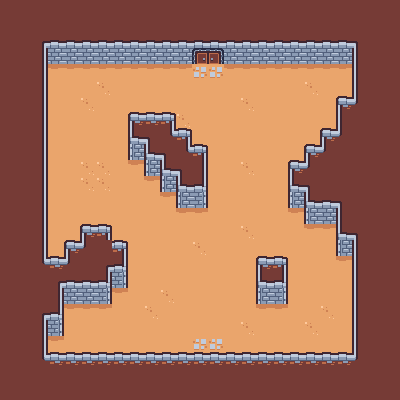

Rendered tile map (Tiled .tmx) drawn with the repository's tilesets; below, a short description and the full map source, tile grids included:
An orthogonal 25x25 tile map with 16x16 px tiles, 2 tile layers (Ground, Boundary).

<map version="1.10" tiledversion="1.11.0" orientation="orthogonal" renderorder="right-down" width="25" height="25" tilewidth="16" tileheight="16" infinite="0" nextlayerid="3" nextobjectid="1">
 <tileset firstgid="1" name="tilemap_packed" tilewidth="16" tileheight="16" tilecount="132" columns="12">
  <image source="tilemap_packed.png" width="192" height="176" />
  <tile id="0">
   <properties>
    <property name="collides" type="bool" value="true" />
    <property name="cost" type="int" value="1000" />
   </properties>
  </tile>
  <tile id="1">
   <properties>
    <property name="collides" type="bool" value="true" />
   </properties>
  </tile>
  <tile id="2">
   <properties>
    <property name="collides" type="bool" value="true" />
   </properties>
  </tile>
  <tile id="3">
   <properties>
    <property name="collides" type="bool" value="true" />
   </properties>
  </tile>
  <tile id="4">
   <properties>
    <property name="collides" type="bool" value="false" />
   </properties>
  </tile>
  <tile id="5">
   <properties>
    <property name="collides" type="bool" value="false" />
   </properties>
  </tile>
  <tile id="6">
   <properties>
    <property name="collides" type="bool" value="true" />
   </properties>
  </tile>
  <tile id="13">
   <properties>
    <property name="collides" type="bool" value="true" />
   </properties>
  </tile>
  <tile id="14">
   <properties>
    <property name="collides" type="bool" value="true" />
   </properties>
  </tile>
  <tile id="15">
   <properties>
    <property name="collides" type="bool" value="true" />
   </properties>
  </tile>
  <tile id="16">
   <properties>
    <property name="collides" type="bool" value="true" />
   </properties>
  </tile>
  <tile id="17">
   <properties>
    <property name="collides" type="bool" value="true" />
   </properties>
  </tile>
  <tile id="18">
   <properties>
    <property name="collides" type="bool" value="true" />
   </properties>
  </tile>
  <tile id="19">
   <properties>
    <property name="collides" type="bool" value="true" />
   </properties>
  </tile>
  <tile id="25">
   <properties>
    <property name="collides" type="bool" value="true" />
   </properties>
  </tile>
  <tile id="26">
   <properties>
    <property name="collides" type="bool" value="false" />
   </properties>
  </tile>
  <tile id="27">
   <properties>
    <property name="collides" type="bool" value="true" />
   </properties>
  </tile>
  <tile id="30">
   <properties>
    <property name="cost" type="int" value="1" />
   </properties>
  </tile>
  <tile id="40">
   <properties>
    <property name="collides" type="bool" value="true" />
   </properties>
  </tile>
  <tile id="42">
   <properties>
    <property name="cost" type="int" value="1" />
   </properties>
  </tile>
  <tile id="46">
   <properties>
    <property name="collides" type="bool" value="true" />
   </properties>
  </tile>
  <tile id="47">
   <properties>
    <property name="collides" type="bool" value="true" />
   </properties>
  </tile>
  <tile id="48">
   <properties>
    <property name="cost" type="int" value="1" />
   </properties>
  </tile>
  <tile id="49">
   <properties>
    <property name="cost" type="int" value="1" />
   </properties>
  </tile>
  <tile id="50">
   <properties>
    <property name="cost" type="int" value="1" />
   </properties>
  </tile>
  <tile id="51">
   <properties>
    <property name="cost" type="int" value="1" />
   </properties>
  </tile>
  <tile id="52">
   <properties>
    <property name="cost" type="int" value="1" />
   </properties>
  </tile>
  <tile id="53">
   <properties>
    <property name="cost" type="int" value="1" />
   </properties>
  </tile>
  <tile id="57">
   <properties>
    <property name="collides" type="bool" value="true" />
   </properties>
  </tile>
  <tile id="58">
   <properties>
    <property name="collides" type="bool" value="true" />
   </properties>
  </tile>
  <tile id="59">
   <properties>
    <property name="collides" type="bool" value="true" />
   </properties>
  </tile>
 </tileset>
 <layer id="2" name="Ground" width="25" height="25">
  <data encoding="csv">
1,1,1,1,1,1,1,1,1,1,1,1,1,1,1,1,1,1,1,1,1,1,1,1,1,
1,1,1,1,1,1,1,1,1,1,1,1,1,1,1,1,1,1,1,1,1,1,1,1,1,
1,1,1,1,1,1,1,1,1,1,1,1,1,1,1,1,1,1,1,1,1,1,1,1,1,
1,1,1,1,1,1,1,1,1,1,1,1,1,1,1,1,1,1,1,1,1,1,1,1,1,
1,1,1,51,51,51,51,51,51,51,51,51,43,43,51,51,51,51,51,51,51,51,1,1,1,
1,1,1,49,49,49,50,49,49,49,49,49,49,49,49,49,49,49,49,50,49,49,1,1,1,
1,1,1,49,49,50,49,49,49,49,49,49,49,49,49,50,49,49,49,49,49,49,1,1,1,
1,1,1,49,49,49,49,49,49,49,49,50,49,49,49,49,49,49,49,49,49,1,1,1,1,
1,1,1,49,49,49,49,49,1,1,1,49,49,49,49,49,49,49,49,49,49,1,1,1,1,
1,1,1,49,49,49,49,49,1,1,1,1,49,49,49,49,49,49,49,49,1,1,1,1,1,
1,1,1,49,49,50,50,49,51,1,1,1,1,49,49,50,49,49,49,1,1,1,1,1,1,
1,1,1,49,49,50,50,49,49,51,1,1,1,49,49,49,49,49,1,1,1,1,1,1,1,
1,1,1,49,49,49,49,49,49,49,51,1,1,49,49,49,49,49,1,1,1,1,1,1,1,
1,1,1,49,49,49,49,49,49,49,49,51,51,49,49,49,49,49,51,1,1,1,1,1,1,
1,1,1,49,49,49,49,49,49,49,49,49,49,49,49,50,49,49,49,51,51,1,1,1,1,
1,1,1,49,49,1,1,49,49,49,49,49,50,49,49,49,49,49,49,49,49,1,1,1,1,
1,1,1,49,1,1,1,1,49,49,49,49,49,49,49,49,49,49,49,49,49,51,1,1,1,
1,1,1,1,1,1,1,1,49,49,49,49,49,49,49,49,1,1,49,49,49,49,1,1,1,
1,1,1,1,1,1,1,51,49,49,50,49,49,49,49,49,1,1,49,49,49,49,1,1,1,
1,1,1,1,51,51,51,49,49,50,49,49,49,49,49,49,51,51,49,49,50,49,1,1,1,
1,1,1,1,49,49,49,49,49,49,49,49,49,49,49,50,49,49,49,50,49,49,1,1,1,
1,1,1,51,49,49,49,49,49,49,49,49,43,43,49,49,49,49,49,49,49,49,1,1,1,
1,1,1,49,49,49,49,49,49,49,49,49,49,49,49,49,49,49,49,49,49,49,1,1,1,
1,1,1,1,1,1,1,1,1,1,1,1,1,1,1,1,1,1,1,1,1,1,1,1,1,
1,1,1,1,1,1,1,1,1,1,1,1,1,1,1,1,1,1,1,1,1,1,1,1,1
</data>
 </layer>
 <layer id="1" name="Boundary" width="25" height="25">
  <data encoding="csv">
1,1,1,1,1,1,1,1,1,1,1,1,1,1,1,1,1,1,1,1,1,1,1,1,1,
1,1,1,1,1,1,1,1,1,1,1,1,1,1,1,1,1,1,1,1,1,1,1,1,1,
1,1,2,3,3,3,3,3,3,3,3,3,3,3,3,3,3,3,3,3,3,3,4,1,1,
1,1,14,41,41,41,41,41,41,41,41,41,47,48,41,41,41,41,41,41,41,41,16,1,1,
1,1,14,0,0,0,0,0,0,0,0,0,0,0,0,0,0,0,0,0,0,0,16,1,1,
1,1,14,0,0,0,0,0,0,0,0,0,0,0,0,0,0,0,0,0,0,0,16,1,1,
1,1,14,0,0,0,0,0,0,0,0,0,0,0,0,0,0,0,0,0,0,5,28,1,1,
1,1,14,0,0,0,0,0,5,27,6,0,0,0,0,0,0,0,0,0,0,16,1,1,1,
1,1,14,0,0,0,0,0,17,4,26,6,0,0,0,0,0,0,0,0,5,28,1,1,1,
1,1,14,0,0,0,0,0,58,17,4,26,6,0,0,0,0,0,0,5,28,1,1,1,1,
1,1,14,0,0,0,0,0,0,58,17,4,14,0,0,0,0,0,5,28,1,1,1,1,1,
1,1,14,0,0,0,0,0,0,0,58,17,18,0,0,0,0,0,17,4,1,1,1,1,1,
1,1,14,0,0,0,0,0,0,0,0,58,60,0,0,0,0,0,58,17,3,4,1,1,1,
1,1,14,0,0,0,0,0,0,0,0,0,0,0,0,0,0,0,0,58,41,16,1,1,1,
1,1,14,0,0,5,6,0,0,0,0,0,0,0,0,0,0,0,0,0,0,17,4,1,1,
1,1,14,0,5,28,1,6,0,0,0,0,0,0,0,0,0,0,0,0,0,58,16,1,1,
1,1,26,27,28,1,2,18,0,0,0,0,0,0,0,0,5,6,0,0,0,0,16,1,1,
1,1,1,2,3,3,18,60,0,0,0,0,0,0,0,0,17,18,0,0,0,0,16,1,1,
1,1,1,14,41,41,60,0,0,0,0,0,0,0,0,0,58,60,0,0,0,0,16,1,1,
1,1,2,18,0,0,0,0,0,0,0,0,0,0,0,0,0,0,0,0,0,0,16,1,1,
1,1,14,60,0,0,0,0,0,0,0,0,0,0,0,0,0,0,0,0,0,0,16,1,1,
1,1,14,0,0,0,0,0,0,0,0,0,0,0,0,0,0,0,0,0,0,0,16,1,1,
1,1,26,27,27,27,27,27,27,27,27,27,27,27,27,27,27,27,27,27,27,27,28,1,1,
1,1,1,1,1,1,1,1,1,1,1,1,1,1,1,1,1,1,1,1,1,1,1,1,1,
1,1,1,1,1,1,1,1,1,1,1,1,1,1,1,1,1,1,1,1,1,1,1,1,1
</data>
 </layer>
</map>
